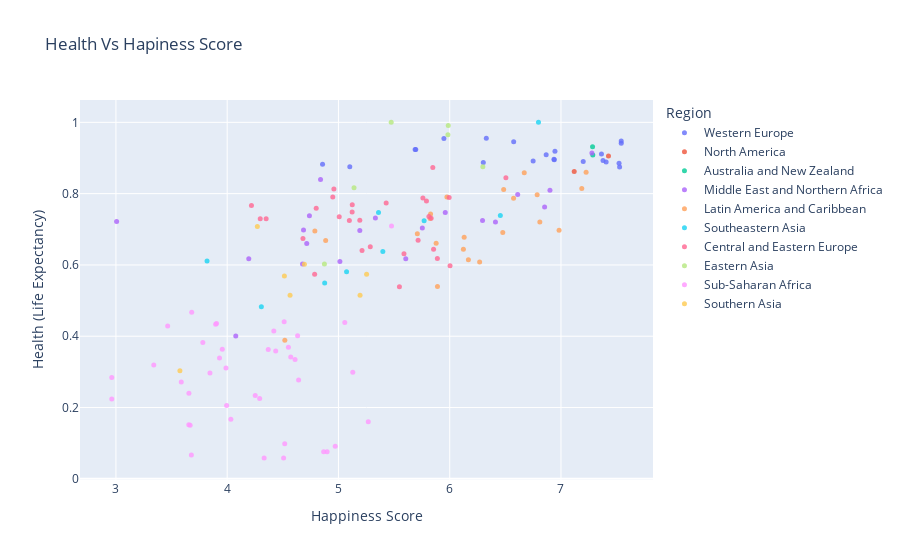

This figure's notebook cell:
### Code cell
fig=px.scatter(df_eda,x='Happiness Score',y='Health (Life Expectancy)',color='Region',hover_name='Region',opacity=0.8,title='Health Vs Hapiness Score')
fig.update_traces(marker_size=5)
fig.show()

### Figure 1 — Plotly figure (JSON) as saved in the notebook; plotly's stock layout.template omitted (floating-point values rounded to 4 significant figures)
{"data": [{"hovertemplate": "<b>%{hovertext}</b><br><br>Region=Western Europe<br>Happiness Score=%{x}<br>Health (Life Expectancy)=%{y}<extra></extra>", "hovertext": ["Western Europe", "Western Europe", "Western Europe", "Western Europe", "Western Europe", "Western Europe", "Western Europe", "Western Europe", "Western Europe", "Western Europe", "Western Europe", "Western Europe", "Western Europe", "Western Europe", "Western Europe", "Western Europe", "Western Europe", "Western Europe", "Western Europe", "Western Europe", "Western Europe"], "legendgroup": "Western Europe", "marker": {"color": "#636efa", "opacity": 0.8, "size": 5, "symbol": "circle"}, "mode": "markers", "name": "Western Europe", "orientation": "v", "showlegend": true, "type": "scatter", "x": [7.542, 7.542, 7.527, 7.522, 7.406, 7.378, 7.364, 7.2, 6.946, 6.94, 6.937, 6.867, 6.75, 6.575, 6.329, 6.302, 5.948, 5.695, 5.689, 5.102, 4.857], "xaxis": "x", "y": [0.9414, 0.9478, 0.8746, 0.8852, 0.8891, 0.8928, 0.9109, 0.8904, 0.9189, 0.8953, 0.8967, 0.9094, 0.8919, 0.9458, 0.9556, 0.8872, 0.9545, 0.9236, 0.9236, 0.8752, 0.8821], "yaxis": "y"}, {"hovertemplate": "<b>%{hovertext}</b><br><br>Region=North America<br>Happiness Score=%{x}<br>Health (Life Expectancy)=%{y}<extra></extra>", "hovertext": ["North America", "North America"], "legendgroup": "North America", "marker": {"color": "#EF553B", "opacity": 0.8, "size": 5, "symbol": "circle"}, "mode": "markers", "name": "North America", "orientation": "v", "showlegend": true, "type": "scatter", "x": [7.427, 7.119], "xaxis": "x", "y": [0.9056, 0.8618], "yaxis": "y"}, {"hovertemplate": "<b>%{hovertext}</b><br><br>Region=Australia and New Zealand<br>Happiness Score=%{x}<br>Health (Life Expectancy)=%{y}<extra></extra>", "hovertext": ["Australia and New Zealand", "Australia and New Zealand"], "legendgroup": "Australia and New Zealand", "marker": {"color": "#00cc96", "opacity": 0.8, "size": 5, "symbol": "circle"}, "mode": "markers", "name": "Australia and New Zealand", "orientation": "v", "showlegend": true, "type": "scatter", "x": [7.286, 7.284], "xaxis": "x", "y": [0.9084, 0.9316], "yaxis": "y"}, {"hovertemplate": "<b>%{hovertext}</b><br><br>Region=Middle East and Northern Africa<br>Happiness Score=%{x}<br>Health (Life Expectancy)=%{y}<extra></extra>", "hovertext": ["Middle East and Northern Africa", "Middle East and Northern Africa", "Middle East and Northern Africa", "Middle East and Northern Africa", "Middle East and Northern Africa", "Middle East and Northern Africa", "Middle East and Northern Africa", "Middle East and Northern Africa", "Middle East and Northern Africa", "Middle East and Northern Africa", "Middle East and Northern Africa", "Middle East and Northern Africa", "Middle East and Northern Africa", "Middle East and Northern Africa", "Middle East and Northern Africa", "Middle East and Northern Africa", "Middle East and Northern Africa", "Middle East and Northern Africa", "Middle East and Northern Africa", "Middle East and Northern Africa"], "legendgroup": "Middle East and Northern Africa", "marker": {"color": "#ab63fa", "opacity": 0.8, "size": 5, "symbol": "circle"}, "mode": "markers", "name": "Middle East and Northern Africa", "orientation": "v", "showlegend": true, "type": "scatter", "x": [7.278, 6.901, 6.853, 6.611, 6.411, 6.295, 5.96, 5.754, 5.605, 5.332, 5.192, 5.013, 4.839, 4.739, 4.715, 4.686, 4.677, 4.194, 4.077, 3.006], "xaxis": "x", "y": [0.9139, 0.8093, 0.7628, 0.7973, 0.7202, 0.7249, 0.7472, 0.7038, 0.6177, 0.7317, 0.6964, 0.6095, 0.8395, 0.7379, 0.6602, 0.698, 0.6024, 0.6171, 0.4006, 0.7219], "yaxis": "y"}, {"hovertemplate": "<b>%{hovertext}</b><br><br>Region=Latin America and Caribbean<br>Happiness Score=%{x}<br>Health (Life Expectancy)=%{y}<extra></extra>", "hovertext": ["Latin America and Caribbean", "Latin America and Caribbean", "Latin America and Caribbean", "Latin America and Caribbean", "Latin America and Caribbean", "Latin America and Caribbean", "Latin America and Caribbean", "Latin America and Caribbean", "Latin America and Caribbean", "Latin America and Caribbean", "Latin America and Caribbean", "Latin America and Caribbean", "Latin America and Caribbean", "Latin America and Caribbean", "Latin America and Caribbean", "Latin America and Caribbean", "Latin America and Caribbean", "Latin America and Caribbean", "Latin America and Caribbean", "Latin America and Caribbean", "Latin America and Caribbean", "Latin America and Caribbean"], "legendgroup": "Latin America and Caribbean", "marker": {"color": "#FFA15A", "opacity": 0.8, "size": 5, "symbol": "circle"}, "mode": "markers", "name": "Latin America and Caribbean", "orientation": "v", "showlegend": true, "type": "scatter", "x": [7.226, 7.187, 6.983, 6.81, 6.786, 6.67, 6.574, 6.485, 6.477, 6.269, 6.168, 6.13, 6.123, 5.975, 5.89, 5.878, 5.828, 5.824, 5.709, 4.885, 4.788, 4.518], "xaxis": "x", "y": [0.8603, 0.8144, 0.697, 0.7205, 0.7966, 0.8586, 0.7872, 0.8116, 0.6908, 0.6082, 0.6148, 0.6774, 0.6442, 0.7907, 0.5392, 0.661, 0.7431, 0.7302, 0.6874, 0.6683, 0.6951, 0.3885], "yaxis": "y"}, {"hovertemplate": "<b>%{hovertext}</b><br><br>Region=Southeastern Asia<br>Happiness Score=%{x}<br>Health (Life Expectancy)=%{y}<extra></extra>", "hovertext": ["Southeastern Asia", "Southeastern Asia", "Southeastern Asia", "Southeastern Asia", "Southeastern Asia", "Southeastern Asia", "Southeastern Asia", "Southeastern Asia", "Southeastern Asia"], "legendgroup": "Southeastern Asia", "marker": {"color": "#19d3f3", "opacity": 0.8, "size": 5, "symbol": "circle"}, "mode": "markers", "name": "Southeastern Asia", "orientation": "v", "showlegend": true, "type": "scatter", "x": [6.798, 6.455, 5.77, 5.399, 5.36, 5.073, 4.876, 4.307, 3.819], "xaxis": "x", "y": [1.001, 0.7385, 0.7239, 0.6379, 0.7468, 0.5811, 0.5491, 0.4825, 0.6111], "yaxis": "y"}, {"hovertemplate": "<b>%{hovertext}</b><br><br>Region=Central and Eastern Europe<br>Happiness Score=%{x}<br>Health (Life Expectancy)=%{y}<extra></extra>", "hovertext": ["Central and Eastern Europe", "Central and Eastern Europe", "Central and Eastern Europe", "Central and Eastern Europe", "Central and Eastern Europe", "Central and Eastern Europe", "Central and Eastern Europe", "Central and Eastern Europe", "Central and Eastern Europe", "Central and Eastern Europe", "Central and Eastern Europe", "Central and Eastern Europe", "Central and Eastern Europe", "Central and Eastern Europe", "Central and Eastern Europe", "Central and Eastern Europe", "Central and Eastern Europe", "Central and Eastern Europe", "Central and Eastern Europe", "Central and Eastern Europe", "Central and Eastern Europe", "Central and Eastern Europe", "Central and Eastern Europe", "Central and Eastern Europe", "Central and Eastern Europe", "Central and Eastern Europe", "Central and Eastern Europe", "Central and Eastern Europe", "Central and Eastern Europe"], "legendgroup": "Central and Eastern Europe", "marker": {"color": "#FF6692", "opacity": 0.8, "size": 5, "symbol": "circle"}, "mode": "markers", "name": "Central and Eastern Europe", "orientation": "v", "showlegend": true, "type": "scatter", "x": [6.505, 6.003, 5.995, 5.889, 5.855, 5.848, 5.833, 5.813, 5.791, 5.759, 5.716, 5.589, 5.548, 5.429, 5.286, 5.212, 5.192, 5.124, 5.123, 5.098, 5.007, 4.959, 4.949, 4.8, 4.786, 4.681, 4.35, 4.297, 4.218], "xaxis": "x", "y": [0.8448, 0.5977, 0.789, 0.6183, 0.6437, 0.8734, 0.7313, 0.7361, 0.779, 0.7881, 0.6693, 0.6313, 0.5389, 0.7736, 0.6509, 0.6404, 0.7252, 0.7689, 0.7484, 0.7244, 0.7355, 0.8133, 0.7908, 0.7591, 0.5738, 0.6739, 0.7299, 0.7293, 0.7665], "yaxis": "y"}, {"hovertemplate": "<b>%{hovertext}</b><br><br>Region=Eastern Asia<br>Happiness Score=%{x}<br>Health (Life Expectancy)=%{y}<extra></extra>", "hovertext": ["Eastern Asia", "Eastern Asia", "Eastern Asia", "Eastern Asia", "Eastern Asia", "Eastern Asia"], "legendgroup": "Eastern Asia", "marker": {"color": "#B6E880", "opacity": 0.8, "size": 5, "symbol": "circle"}, "mode": "markers", "name": "Eastern Asia", "orientation": "v", "showlegend": true, "type": "scatter", "x": [6.298, 5.987, 5.984, 5.474, 5.14, 4.874], "xaxis": "x", "y": [0.8753, 0.9911, 0.9654, 1.001, 0.8166, 0.6027], "yaxis": "y"}, {"hovertemplate": "<b>%{hovertext}</b><br><br>Region=Sub-Saharan Africa<br>Happiness Score=%{x}<br>Health (Life Expectancy)=%{y}<extra></extra>", "hovertext": ["Sub-Saharan Africa", "Sub-Saharan Africa", "Sub-Saharan Africa", "Sub-Saharan Africa", "Sub-Saharan Africa", "Sub-Saharan Africa", "Sub-Saharan Africa", "Sub-Saharan Africa", "Sub-Saharan Africa", "Sub-Saharan Africa", "Sub-Saharan Africa", "Sub-Saharan Africa", "Sub-Saharan Africa", "Sub-Saharan Africa", "Sub-Saharan Africa", "Sub-Saharan Africa", "Sub-Saharan Africa", "Sub-Saharan Africa", "Sub-Saharan Africa", "Sub-Saharan Africa", "Sub-Saharan Africa", "Sub-Saharan Africa", "Sub-Saharan Africa", "Sub-Saharan Africa", "Sub-Saharan Africa", "Sub-Saharan Africa", "Sub-Saharan Africa", "Sub-Saharan Africa", "Sub-Saharan Africa", "Sub-Saharan Africa", "Sub-Saharan Africa", "Sub-Saharan Africa", "Sub-Saharan Africa", "Sub-Saharan Africa", "Sub-Saharan Africa", "Sub-Saharan Africa", "Sub-Saharan Africa", "Sub-Saharan Africa", "Sub-Saharan Africa", "Sub-Saharan Africa"], "legendgroup": "Sub-Saharan Africa", "marker": {"color": "#FF97FF", "opacity": 0.8, "size": 5, "symbol": "circle"}, "mode": "markers", "name": "Sub-Saharan Africa", "orientation": "v", "showlegend": true, "type": "scatter", "x": [5.477, 5.268, 5.129, 5.057, 4.971, 4.898, 4.867, 4.642, 4.633, 4.61, 4.571, 4.55, 4.517, 4.512, 4.507, 4.436, 4.419, 4.369, 4.332, 4.292, 4.252, 4.033, 3.995, 3.989, 3.956, 3.931, 3.904, 3.896, 3.845, 3.781, 3.681, 3.678, 3.667, 3.656, 3.655, 3.587, 3.465, 3.34, 2.963, 2.963], "xaxis": "x", "y": [0.7095, 0.1601, 0.2992, 0.4387, 0.09131, 0.07612, 0.07566, 0.2769, 0.4013, 0.3347, 0.342, 0.3688, 0.09806, 0.4405, 0.05872, 0.3587, 0.4143, 0.3629, 0.05872, 0.2256, 0.234, 0.1668, 0.2058, 0.3105, 0.3631, 0.3386, 0.4354, 0.4337, 0.2971, 0.3821, 0.4672, 0.06699, 0.1501, 0.2401, 0.1519, 0.2712, 0.4286, 0.3191, 0.224, 0.2844], "yaxis": "y"}, {"hovertemplate": "<b>%{hovertext}</b><br><br>Region=Southern Asia<br>Happiness Score=%{x}<br>Health (Life Expectancy)=%{y}<extra></extra>", "hovertext": ["Southern Asia", "Southern Asia", "Southern Asia", "Southern Asia", "Southern Asia", "Southern Asia", "Southern Asia"], "legendgroup": "Southern Asia", "marker": {"color": "#FECB52", "opacity": 0.8, "size": 5, "symbol": "circle"}, "mode": "markers", "name": "Southern Asia", "orientation": "v", "showlegend": true, "type": "scatter", "x": [5.253, 5.194, 4.694, 4.565, 4.514, 4.271, 3.575], "xaxis": "x", "y": [0.5741, 0.5147, 0.6016, 0.5153, 0.5687, 0.7081, 0.3034], "yaxis": "y"}], "layout": {"legend": {"title": {"text": "Region"}, "tracegroupgap": 0}, "title": {"text": "Health Vs Hapiness Score"}, "xaxis": {"anchor": "y", "domain": [0, 1], "title": {"text": "Happiness Score"}}, "yaxis": {"anchor": "x", "domain": [0, 1], "title": {"text": "Health (Life Expectancy)"}}}}
